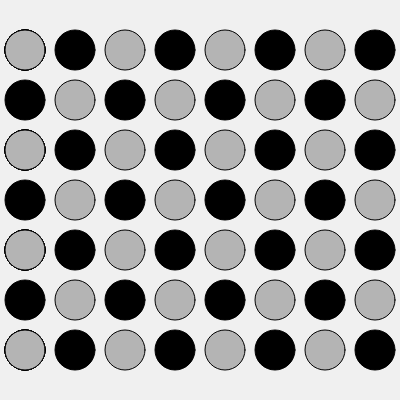
Frame 1 (no input)
Frame 60 (no input): identical to frame 1, image omitted
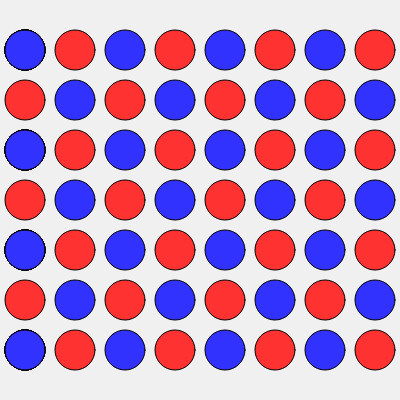
Frame 120 (the mouse pressed at the canvas centre since frame 60)

The p5.js sketch that drew these frames (run headless with seeded random() and noise() and a simulated clock; from frame 60 on, the mouse is pressed at the canvas centre):

// p5.js sketch
// ── sketch.js
// DM2008 — Activity 2b [Guided]
// Pattern Making (40 min)
//
// Use a for loop to draw a repeating row of shapes.
// Add a condition to introduce variation — alternating color, size, or spacing.
// Then add one interaction (mouse or key) that changes the rule.
//
// Stretch: try a second row, or turn your row into a 2D grid.

function setup() {
  createCanvas(400, 400);
}

function draw() {
  background(240);

  for (let i = 0; i < width; i += 50) {
    // % (modulo) alternates between 0 and non-zero — good for switching every other shape
    if (mouseIsPressed && i % 100 == 0) {
      fill(255, 50, 50);
    } else if (mouseIsPressed && i % 100 != 0) {
      fill(50, 50, 255);
    } else if (i % 100 == 0) {
      fill(0);
    } else {
      fill(180);
    }

    // --- Your shape goes here ---
    // Try swapping this out for your own rule.
    for (let y = 50; y < height; y += 50)
      if (y % 100 == 0) {
        ellipse(i + 25, y, 40);
      }
    else {
      ellipse(25, y, 40);
      ellipse(i + 75, y, 40);
    }
  }
    
}
